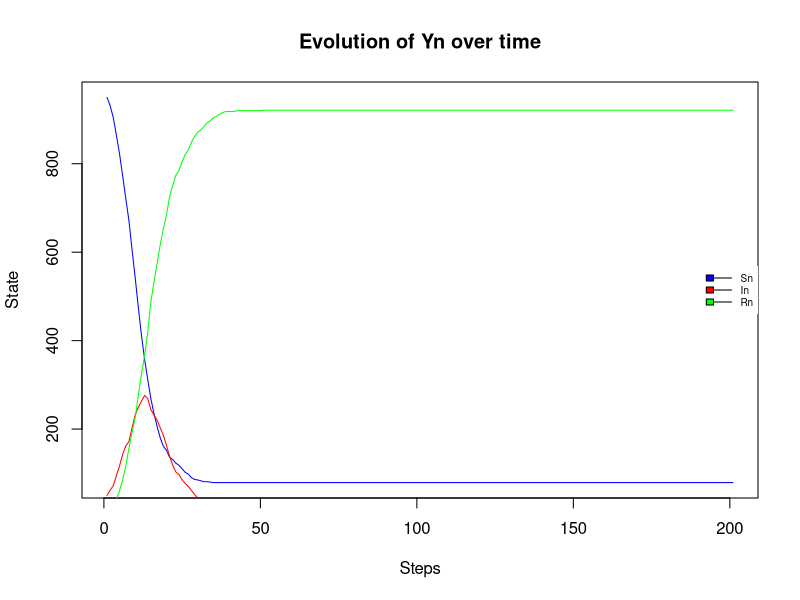

The R script that drew this image:
# total population
t = 1000

# initial population in each state
Sn = 950
In = 50
Rn = 0

# initialize parameters
N = 200
beta = 0.5*In/t
gamma = 0.2
P = matrix(c(1-beta, beta, 0, 0, 1-gamma, gamma, 0, 0, 1), nrow = 3,byrow=TRUE)

# y is an array to keep the results
y = matrix('numeric', nrow = 3, ncol = 0)
y = cbind(y, c(Sn, In, Rn))

for (n in 1:N) {
  InInc = min(Sn, rbinom(1, Sn, beta))
  RnInc = min(In, rbinom(1,In,gamma))
  
  In = In + InInc
  Sn = Sn - InInc

  Rn = Rn + RnInc
  In = In - RnInc
  
  #print(rbinom(1, Sn, beta))
  #print(rbinom(1, In, gamma))
  # print("beta:")
  # print(beta)
  # print("Sn:")
  # print(Sn)
  # print("In:")
  # print(In)
  # print("Rn:")
  # print(Rn)
  
  # add result to array
  y = cbind(y, c(Sn, In, Rn))
  
  # update beta and matrix
  beta = 0.5*In/t
  P = matrix(c(1-beta, beta, 0, 0, 1-gamma, gamma, 0, 0, 1), nrow = 3,byrow=TRUE)
}

print(y[,N])
x = 1:length(y[1,])

# plots
text = c("Sn","In", "Rn")
plot(x, y[1,], type = "l", col = "blue", cex.lab = 1, cex.axis = 1, xlab ="Steps", ylab = "State", main = "Evolution of Yn over time")
lines(x, y[2,], col="red", type = "l")
lines(x, y[3,], col="green", type = "l")
legend("right",
       legend = text,
       fill=c("blue","red", "green"),
       lty = 1,
       cex = 0.6,
       box.lty=0
)